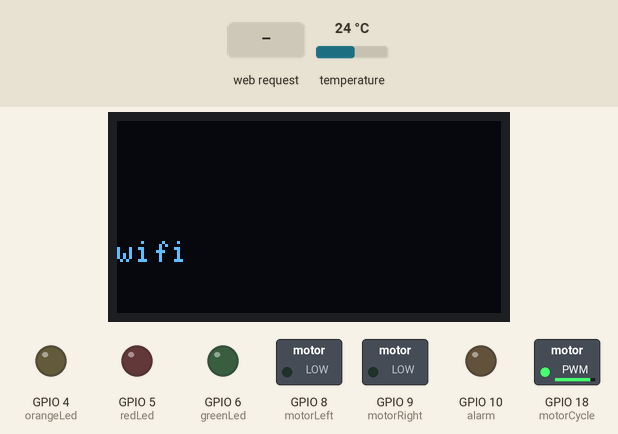
The sketch below on a simulated ESP32-S3. Parts: 128×64 one-colour display, switched loads named in the sketch (green lamp = pin HIGH), output pins drawn as LEDs (lit = HIGH). Inputs (shaded band) come from the test bench; at power-on: temperature 24 °C. The OLED is the two-colour kind (top 16 rows yellow); WiFi joins after 1.5 s; servers stay silent unless stated; uploads are accepted with an empty reply; EEPROM starts erased; what the sketch prints to the serial monitor is not drawn.

Above: at 1.2 s.
1.3 s: HTTP request GET /get?ssid=1&password=1 received
At 4.2 s:
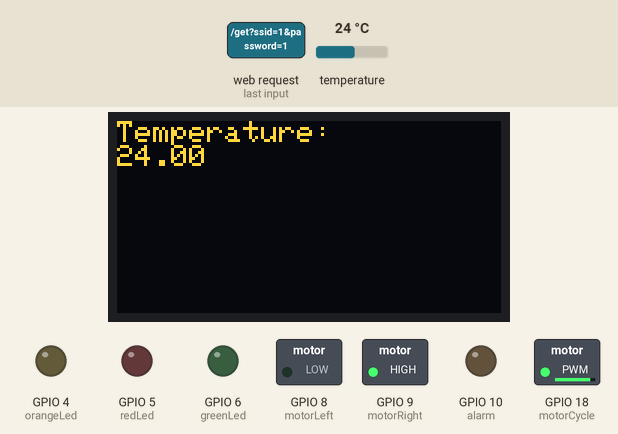
4.3 s: temperature set to 12 °C
At 6.5 s:
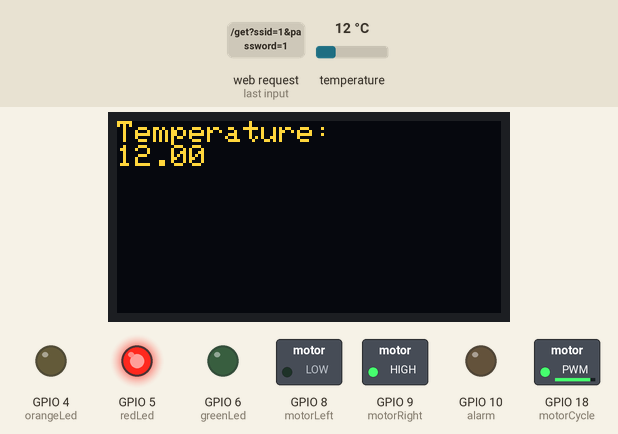
6.8 s: temperature set to 19 °C
8.4 s: temperature set to 28 °C
At 9.2 s:
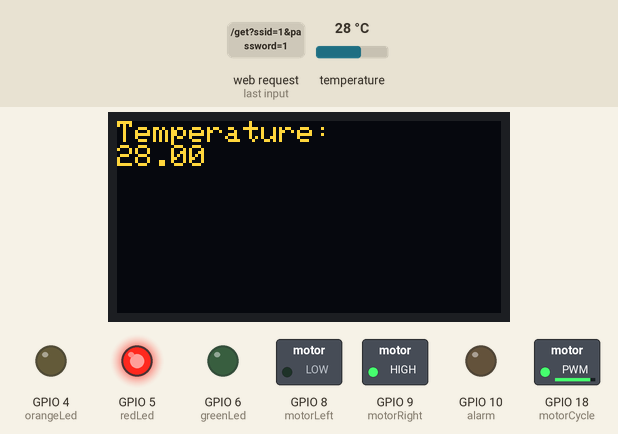
Timing chart, 0 to 11.4 s (numbered marks = the images above; inputs shaded):
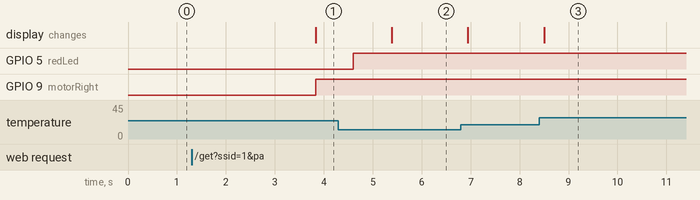

Measured:
- after the input at 1.3 s, GPIO 9 (motorRight): LOW → HIGH after 2.5 s; the display: changes after 2.5 s (image 1)
- after the input at 4.3 s, the display: changes after 1.1 s (image 2)
- after the input at 8.4 s, the display: changes after 0.10 s (image 3)

The sketch:

NOBUTTONSafiFinalSept.ino
```cpp
//for temp sensor
#include <OneWire.h>
#include <DallasTemperature.h>
//general libraries
#include "Arduino.h"
#include <Wire.h>
//for display
#include <Adafruit_GFX.h>
#include <Adafruit_SSD1306.h>
//#include <Preferences.h> // for the instance counter
//for wifi and http
#include <WiFi.h>
#include <HTTPClient.h>

// For captive portal, all code from here until pin assignment is for captive portal to avoid confusion
#include <DNSServer.h>
#include <AsyncTCP.h>
#include "ESPAsyncWebServer.h"
#include <Preferences.h>

Preferences preferences;
DNSServer dnsServer;
AsyncWebServer server(80);

//for sending data
bool sentinitial = false;
bool sentfinal = false;


// for wifi timer
unsigned long startTime;

String ssid;
String password;
bool is_setup_done = false;
bool valid_ssid_received = false;
bool valid_password_received = false;
bool wifi_timeout = false;

const char index_html[] PROGMEM = R"rawliteral(
<!DOCTYPE HTML><html><head>
  <title>Captive Portal Demo</title>
  <meta name="viewport" content="width=device-width, initial-scale=1">
  </head><body>
  <h3>SAFI</h3>
  <br><br>
  <form action="/get">
    <br>
    SSID: <input type="text" name="ssid">
    <br>
    Password: <input type="text" name="password">
    <input type="submit" value="Submit">
  </form>
</body></html>)rawliteral";

class CaptiveRequestHandler : public AsyncWebHandler {
  public:
    CaptiveRequestHandler() {}
    virtual ~CaptiveRequestHandler() {}

    bool canHandle(AsyncWebServerRequest *request) {
      //request->addInterestingHeader("ANY");
      return true;
    }

    void handleRequest(AsyncWebServerRequest *request) {
      request->send_P(200, "text/html", index_html);
    }
};

void setupServer() {
  server.on("/", HTTP_GET, [](AsyncWebServerRequest * request) {
    request->send_P(200, "text/html", index_html);
    Serial.println("Client Connected");
  });

  server.on("/get", HTTP_GET, [] (AsyncWebServerRequest * request) {
    String inputMessage;
    String inputParam;

    if (request->hasParam("ssid")) {
      inputMessage = request->getParam("ssid")->value();
      inputParam = "ssid";
      ssid = inputMessage;
      Serial.println(inputMessage);
      valid_ssid_received = true;
    }

    if (request->hasParam("password")) {
      inputMessage = request->getParam("password")->value();
      inputParam = "password";
      password = inputMessage;
      Serial.println(inputMessage);
      valid_password_received = true;
    }
    request->send(200, "text/html", "The values entered by you have been successfully sent to the device. It will now attempt WiFi connection");
  });
}

void WiFiSoftAPSetup()
{
  WiFi.mode(WIFI_AP);
  WiFi.softAP("esp-captive");
  Serial.print("AP IP address: "); Serial.println(WiFi.softAPIP());
}

void WiFiStationSetup(String rec_ssid, String rec_password)
{
  wifi_timeout = false;
  WiFi.mode(WIFI_STA);
  char ssid_arr[20];
  char password_arr[20];
  rec_ssid.toCharArray(ssid_arr, rec_ssid.length() + 1);
  rec_password.toCharArray(password_arr, rec_password.length() + 1);
  Serial.print("Received SSID: "); Serial.println(ssid_arr); Serial.print("And password: "); Serial.println(password_arr);
  WiFi.begin(ssid_arr, password_arr);

  uint32_t t1 = millis();
  while (WiFi.status() != WL_CONNECTED) {
    //delay(2000);
    Serial.print(".");
    if (millis() - t1 > 30000) //50 seconds elapsed connecting to WiFi
    {
      Serial.println();
      Serial.println("Timeout connecting to WiFi. The SSID and Password seem incorrect.");
      valid_ssid_received = false;
      valid_password_received = false;
      is_setup_done = false;
      preferences.putBool("is_setup_done", is_setup_done);
      startTime = millis();

      StartCaptivePortal();
      wifi_timeout = true;
      break;
    }
  }

  if (!wifi_timeout)
  {
    is_setup_done = true;
    Serial.println("");  Serial.print("WiFi connected to: "); Serial.println(rec_ssid);
    Serial.print("IP address: ");  Serial.println(WiFi.localIP());
    preferences.putBool("is_setup_done", is_setup_done);
    preferences.putString("rec_ssid", rec_ssid);
    preferences.putString("rec_password", rec_password);
  }
}

void StartCaptivePortal() {
  Serial.println("Setting up AP Mode");
  WiFiSoftAPSetup();
  Serial.println("Setting up Async WebServer");
  setupServer();
  Serial.println("Starting DNS Server");
  dnsServer.start(53, "*", WiFi.softAPIP());
  server.addHandler(new CaptiveRequestHandler()).setFilter(ON_AP_FILTER);//only when requested from AP
  server.begin();
  dnsServer.processNextRequest();
}

//Assigning and configuring pins for temp sensor on ESP32
const int oneWireBus = 3;
OneWire oneWire(oneWireBus);
DallasTemperature sensors(&oneWire);

//Assigning correct pins motor connections on ESP32
#define motorRight 9
#define motorLeft 8
#define motorCycle 18

//Setting PWM properties for pin 18(motorCycle)
const int freq = 30000;
const int pwmChannel = 0;
const int resolution = 8;

//duty cycle for motor
int dutyCycle = 225;

// assignning correct pins for LED's
#define orangeLed 4
#define greenLed 6
#define redLed 5

// Alarm Pin
#define alarm 10

//Defining for screen
#define SCREEN_WIDTH 128
#define SCREEN_HEIGHT 64
#define I2C_SDA 0
#define I2C_SCL 1
#define OLED_RESET     -1 //or reset pin number depending on esp32
#define SCREEN_ADDRESS 0x3C //could also be 0x3C, depending on reference number will have to test
Adafruit_SSD1306 display(SCREEN_WIDTH, SCREEN_HEIGHT, &Wire, OLED_RESET);


// Button aasignment
#define wifiswitch 20

// Bool values for different modes
volatile int state = 1;
const int wifiMode = 1;

// For Interrupt deboucning
volatile unsigned long buttonPressTime = 0;
volatile unsigned long lastbuttonPressTime = 0;
const unsigned long minimumPressDuration = 50;

// Cleaning mode temperature (when reached cleaning is complete)
const int cleanTemp = 100;

//main timer
int timerCount = 15;

// Temp and pasturization status
const int pasturizeTemp = 72;
bool pasturizeComplete = false;
float currentTemperature = 0;
//so we can post highest temp to google sheet
float highestTemperature = 0.0;

// For waiting to subtract from time without delay
long lasttime1 = 0;

//constants that we change per each device for posting to google sheet
const char * location = "Kigali";
const char * deviceid = "safi001";

// For Alarm
unsigned int numTimesOnOff = 0;
unsigned int maxNumTimesOnOff = 3;
unsigned long intervalOn = 1000;     // 1 second ON time
unsigned long intervalOff = 500;    // 0.5 second OFF time
unsigned long previousMillis = 0;
boolean alarmState = false;

// for updating sheet on board memory
int instance = 0;
int capacity = 10;
int sizei = 0;
int sizef = 0;
 String datainitial[10];
 String datafinal[10];
int currentPosi = 0;
int currentPosf = 0;


// for posting to google sheet
String GOOGLE_SCRIPT_ID = "AKfycby8qEjGmqoiqgYqhdEH-eoDNpJINy6kyZamg-eyA4TZtmxyFB_Jtm8YCWKsgVJipR6SVw";

const char * root_ca=\
"-----BEGIN CERTIFICATE-----\n" \
"MIIFVzCCAz+gAwIBAgINAgPlk28xsBNJiGuiFzANBgkqhkiG9w0BAQwFADBHMQsw\n" \
"CQYDVQQGEwJVUzEiMCAGA1UEChMZR29vZ2xlIFRydXN0IFNlcnZpY2VzIExMQzEU\n" \
"MBIGA1UEAxMLR1RTIFJvb3QgUjEwHhcNMTYwNjIyMDAwMDAwWhcNMzYwNjIyMDAw\n" \
"MDAwWjBHMQswCQYDVQQGEwJVUzEiMCAGA1UEChMZR29vZ2xlIFRydXN0IFNlcnZp\n" \
"Y2VzIExMQzEUMBIGA1UEAxMLR1RTIFJvb3QgUjEwggIiMA0GCSqGSIb3DQEBAQUA\n" \
"A4ICDwAwggIKAoICAQC2EQKLHuOhd5s73L+UPreVp0A8of2C+X0yBoJx9vaMf/vo\n" \
"27xqLpeXo4xL+Sv2sfnOhB2x+cWX3u+58qPpvBKJXqeqUqv4IyfLpLGcY9vXmX7w\n" \
"Cl7raKb0xlpHDU0QM+NOsROjyBhsS+z8CZDfnWQpJSMHobTSPS5g4M/SCYe7zUjw\n" \
"TcLCeoiKu7rPWRnWr4+wB7CeMfGCwcDfLqZtbBkOtdh+JhpFAz2weaSUKK0Pfybl\n" \
"qAj+lug8aJRT7oM6iCsVlgmy4HqMLnXWnOunVmSPlk9orj2XwoSPwLxAwAtcvfaH\n" \
"szVsrBhQf4TgTM2S0yDpM7xSma8ytSmzJSq0SPly4cpk9+aCEI3oncKKiPo4Zor8\n" \
"Y/kB+Xj9e1x3+naH+uzfsQ55lVe0vSbv1gHR6xYKu44LtcXFilWr06zqkUspzBmk\n" \
"MiVOKvFlRNACzqrOSbTqn3yDsEB750Orp2yjj32JgfpMpf/VjsPOS+C12LOORc92\n" \
"wO1AK/1TD7Cn1TsNsYqiA94xrcx36m97PtbfkSIS5r762DL8EGMUUXLeXdYWk70p\n" \
"aDPvOmbsB4om3xPXV2V4J95eSRQAogB/mqghtqmxlbCluQ0WEdrHbEg8QOB+DVrN\n" \
"VjzRlwW5y0vtOUucxD/SVRNuJLDWcfr0wbrM7Rv1/oFB2ACYPTrIrnqYNxgFlQID\n" \
"AQABo0IwQDAOBgNVHQ8BAf8EBAMCAYYwDwYDVR0TAQH/BAUwAwEB/zAdBgNVHQ4E\n" \
"FgQU5K8rJnEaK0gnhS9SZizv8IkTcT4wDQYJKoZIhvcNAQEMBQADggIBAJ+qQibb\n" \
"C5u+/x6Wki4+omVKapi6Ist9wTrYggoGxval3sBOh2Z5ofmmWJyq+bXmYOfg6LEe\n" \
"QkEzCzc9zolwFcq1JKjPa7XSQCGYzyI0zzvFIoTgxQ6KfF2I5DUkzps+GlQebtuy\n" \
"h6f88/qBVRRiClmpIgUxPoLW7ttXNLwzldMXG+gnoot7TiYaelpkttGsN/H9oPM4\n" \
"7HLwEXWdyzRSjeZ2axfG34arJ45JK3VmgRAhpuo+9K4l/3wV3s6MJT/KYnAK9y8J\n" \
"ZgfIPxz88NtFMN9iiMG1D53Dn0reWVlHxYciNuaCp+0KueIHoI17eko8cdLiA6Ef\n" \
"MgfdG+RCzgwARWGAtQsgWSl4vflVy2PFPEz0tv/bal8xa5meLMFrUKTX5hgUvYU/\n" \
"Z6tGn6D/Qqc6f1zLXbBwHSs09dR2CQzreExZBfMzQsNhFRAbd03OIozUhfJFfbdT\n" \
"6u9AWpQKXCBfTkBdYiJ23//OYb2MI3jSNwLgjt7RETeJ9r/tSQdirpLsQBqvFAnZ\n" \
"0E6yove+7u7Y/9waLd64NnHi/Hm3lCXRSHNboTXns5lndcEZOitHTtNCjv0xyBZm\n" \
"2tIMPNuzjsmhDYAPexZ3FL//2wmUspO8IFgV6dtxQ/PeEMMA3KgqlbbC1j+Qa3bb\n" \
"bP6MvPJwNQzcmRk13NfIRmPVNnGuV/u3gm3c\n" \
"-----END CERTIFICATE-----\n";

WiFiClientSecure client;


//the function tempCheck does the checking to see if 73 celcius has been acheived
// every second and returns true or false based on this, use this function to determine when to start pasturizing
bool tempCheck(int temp)
{
  sensors.requestTemperatures();
  float tempC = sensors.getTempCByIndex(0);
  if(tempC>temp)
  {
    return true;
  }
  else
  {
    digitalWrite(redLed,HIGH);
    digitalWrite(orangeLed, LOW);
    return false;
  }
}

// clears the temp on display
void cleartemp(){
  int y =0;
  int x = 0;
  for (y=8; y<=16; y++)
      {
       for (x=0; x<127; x++)
       {
        display.drawPixel(x, y, BLACK);
       }
      }
}

// clears the word "Temperature:" on display once pasturized so we can display new text
void cleartempline(){
  int y =0;
  int x = 0;
  for (y=40; y<=46; y++)
      {
       for (x=0; x<127; x++)
       {
        display.drawPixel(x, y, BLACK);
       }
      }
}

// clears the time on display
void cleartime(){
  int y =0;
  int x = 0;
  for (y=48; y<=56; y++)
      {
       for (x=0; x<127; x++)
       {
        display.drawPixel(x, y, BLACK);
       }
      }
}

// Display text on the screen
void displaytext(const char* text){
  cleartime(); // clears the time everytime so no flicker
  cleartempline();
  display.setCursor(0, 40); // can edit position later (x,y) coordinate
  display.println(text);
  display.display();
}

// Displays the temperature to the display, also stores highest temp so we can post later
void displayTemp() {
  sensors.requestTemperatures();
  float currentTemperature = sensors.getTempCByIndex(0);
  //sets the highest temp
  if (currentTemperature > highestTemperature)
  {
    highestTemperature = currentTemperature;
  }

  cleartemp(); // clears the temp everytime so no flicker
  display.setCursor(0, 0); // starts at top left corner
  display.println("Temperature:");
  display.println(currentTemperature);
  display.display();
}

// Displays the countdown until pasturization, and displays pasturization when complete
void displaycountdown() {

if (timerCount > 0) {
  // calculate seconds and display countdown
  cleartime(); // clears the time everytime so no flicker
  display.setCursor(0, 40); // can edit position later (x,y) coordinate
  display.println("Time Remaining:");
  display.println(timerCount);

  display.display();

}
else {
  cleartime(); // clears the time everytime so no flicker
  cleartempline();
  display.setCursor(0, 40); // can edit position later (x,y) coordinate
  display.println("Pasteurization Complete");
  display.display();
  }

}

void displayend(){
  display.clearDisplay();
  display.setCursor(0, 0); // starts at top left corner
  display.println("Device ID: ");
  display.println(deviceid);


  display.setCursor(0, 40); // can edit position later (x,y) coordinate
  display.println("Instance: ");
  display.println(instance);


  display.display();

}

//afterPasturize funtion activates when milk has been above 73 degrees for 15 seconds while being stirred using a flag
// the function sounds a beeping sound and turns orange, red led off and green led on
void afterPasturize(){
  // After pasturization is complete, sound alarm and LED
  if(pasturizeComplete == true){

    if (!sentfinal){
      updatesheetfinal();
      sentfinal = true;
    }

    displayend();
    digitalWrite(orangeLed,LOW);
    digitalWrite(greenLed,HIGH);
    unsigned long currentMillis = millis();

    if (numTimesOnOff < maxNumTimesOnOff) {
      if (!alarmState && (currentMillis - previousMillis >= intervalOff)) {
        // Turn the alarm on
        alarmState = true;
        tone(alarm, 3000);
        previousMillis = currentMillis;
      } else if (alarmState && (currentMillis - previousMillis >= intervalOn)) {
        // Turn the alarm off
        alarmState = false;
        noTone(alarm);
        previousMillis = currentMillis;
        numTimesOnOff++;
    }
  }
}
}

void dopasturize(){
  if (pasturizeComplete == false){
    if (!sentinitial){
      updatesheetinitial();
      sentinitial = true;
    }


  //Always display temp
  displayTemp();
  digitalWrite(motorRight, HIGH);
  digitalWrite(motorLeft, LOW);

  // Check temp, if true then start countdown
  if (tempCheck(pasturizeTemp) == true){

  // Set LED's
  digitalWrite(orangeLed,HIGH);
  digitalWrite(redLed,LOW);

  // Display coutndown to dispaly
  displaycountdown();
  long time1 = millis();

  // Subtract one second after a second has passed
  if (time1 - lasttime1 > 1000){
    lasttime1 = time1;
    timerCount -= 1;
  }

  // If timer complete set pasturize
  if (timerCount == 0){
     pasturizeComplete = true;
    }
  } else{
  timerCount = 15; // If temp ever falls below 73 celcius timerCount is reset to 0 and will continue checking

    }
  }

}


void IRAM_ATTR wifiISR() {
    buttonPressTime = millis();

    if(buttonPressTime - lastbuttonPressTime > minimumPressDuration){
      state = 0;
      state = 1;
      lastbuttonPressTime = buttonPressTime;
      display.clearDisplay();
      }

}

void wifi(){

  if (!is_setup_done && millis() - startTime < 30000)
  {
    StartCaptivePortal();
  }
  else if(!is_setup_done) {
    return;
  }
  else{
    Serial.println("Using saved SSID and Password to attempt WiFi Connection!");
    Serial.print("Saved SSID is ");Serial.println(ssid);
    Serial.print("Saved Password is ");Serial.println(password);
    WiFiStationSetup(ssid, password);
  }

  while (!is_setup_done && millis() - startTime < 30000)
  {
    dnsServer.processNextRequest();
    delay(10);
    if (valid_ssid_received && valid_password_received)
    {
      Serial.println("Attempting WiFi Connection!");
      WiFiStationSetup(ssid, password);
    }
  }
  display.clearDisplay();
  Serial.println("All Done!");
}

// for sending data to the google sheet
void sendData(String params) {
   HTTPClient http;
   String url="https://script.google.com/macros/s/"+GOOGLE_SCRIPT_ID+"/exec?"+params;
   Serial.print(url);
    Serial.print("Making a request");
    http.begin(url, root_ca); //Specify the URL and certificate
    int httpCode = http.GET();
    http.end();
    Serial.println(": done "+httpCode);
}

// will be called when pasturization started
void updatesheetinitial(){
  //each time the pasturize function is called the instance is updated once
  instance++;
  // Write the new value to preferences
  Preferences preferences;
  preferences.begin("myApp", false);
  preferences.putInt("instance", instance);
  preferences.end();
  // Print the current value
  Serial.print("Current value: ");
  Serial.println(instance);

  String device_id(deviceid);
  String location_(location);
  String maxtemp_(highestTemperature);
  String instance_(instance);

  const String params = "deviceid=" + device_id + "&location=" + location_ + "&status=not-pasturized&maxtemp=" + maxtemp_ + "&instance=" + instance_;
  if(sizei < capacity){
  datainitial[sizei] = params;
  sizei++;
  } else{
    // Replace the oldest params in the circular buffer
    datainitial[currentPosi] = params;
    currentPosi = (currentPosi + 1); // Move to the next position in the circular buffer
     if(currentPosi == 10){
      currentPosi = 0;
    }
  }

  preferences.begin("myApp", false);
  for (int i = 0; i < sizei; i++) {
    const char* params = "datainitial_" + i;
    preferences.putString(params, datainitial[i] );
  }
  preferences.putInt("sizei", sizei);
  preferences.putInt("currentPosi", currentPosi);
  preferences.end();

  // send inital data
   if (WiFi.status() == WL_CONNECTED) {

     for (int i = 0; i < sizei; i++){
       String params = datainitial[i];
       sendData(params);
     }
    for (int i = sizei; i >= 0; i--) {
        sizei = i;
     }
        currentPosi = 0;
        Preferences preferences;
        preferences.begin("myApp", false);
        preferences.putInt("currentPosi", currentPosi);
        preferences.putInt("sizei", sizei);
        preferences.end();
  } else {
    Serial.println("WiFi not connected");
  }
}

// called in after pasturization, so only when it is done
void updatesheetfinal(){
String device_id(deviceid);
  String location_(location);
  String maxtemp_(highestTemperature);
  String instance_(instance);

  const String params = "deviceid=" + device_id + "&location=" + location_ + "&status=pasturized&maxtemp=" + maxtemp_ + "&instance=" + instance_;
  if(sizef < capacity){
  datafinal[sizef] = params;
  sizef++;
  } else{
    // Replace the oldest params in the circular buffer
    datafinal[currentPosf] = params;
    currentPosf = (currentPosf + 1); // Move to the next position in the circular buffer
    if(currentPosf == 10){
      currentPosf = 0;
    }
  }
  Preferences preferences;
  preferences.begin("myApp", false);
  for (int i = 0; i < sizef; i++) {
    const char* params = "datafinal_" + i;
    preferences.putString(params, datafinal[i]);
  }
  preferences.putInt("sizef", sizef);
  preferences.putInt("currentPosf", currentPosf);
  preferences.end();

  // send final data
   if (WiFi.status() == WL_CONNECTED) {
     for (int i = 0; i < sizef; i++){
        String params = datafinal[i];
       sendData(params);
     }
    for (int i = sizef; i >= 0; i--) {
        sizef = i;
     }
        currentPosf = 0;
        Preferences preferences;
        preferences.begin("myApp", false);
        preferences.putInt("currentPosf", currentPosf);
        preferences.putInt("sizef", sizef);
        preferences.end();
  } else {
    Serial.println("WiFi not connected");
  }
}

void pasturize(){

  // start and finish the pasturization process
  dopasturize();

  // Alarm and LED after pasturize
  afterPasturize();

}

void setup() {
// Setting LED pin modes
pinMode(orangeLed,OUTPUT);
pinMode(redLed,OUTPUT);
pinMode(greenLed,OUTPUT);

// Setting motor pin modes
pinMode(motorRight, OUTPUT);
pinMode(motorLeft, OUTPUT);
pinMode(motorCycle, OUTPUT);

// Alarm pin mode
pinMode(alarm, OUTPUT);

//Activates temp sensor
sensors.begin();

//Treats motor as an LED using PWM to control the duty cycle at which voltage is given, which controls speed of motor
ledcSetup(pwmChannel, freq, resolution); //Sets up a PWM channel
ledcAttachPin(motorCycle, pwmChannel); // Assigns PWM channel to the correct pin
ledcWrite(pwmChannel, dutyCycle); // Sets the duty cycle at which channel will run at, sets motor speed

// Serial.begin, for debugging
Serial.begin(115200);

//Initiializing display
Wire.begin(I2C_SDA, I2C_SCL);
display.begin(SSD1306_SWITCHCAPVCC, SCREEN_ADDRESS); //initialize the OLED display
display.clearDisplay();
display.setTextSize(1.75); // depening on how big we want text, pixel scale
display.setTextColor(SSD1306_WHITE);

// interuppt for wifi
//attachInterrupt(digitalPinToInterrupt(wifiswitch), wifiISR, FALLING);

// Button for interrupts
//pinMode(wifiswitch, INPUT_PULLUP);

// pretty sure this goes here, for the captive portal
preferences.begin("my-pref", false);
is_setup_done = preferences.getBool("is_setup_done", false);
ssid = preferences.getString("rec_ssid", "Sample_SSID");
password = preferences.getString("rec_password", "abcdefgh");

Preferences preferences;
  preferences.begin("myApp", false);

  instance = preferences.getInt("instance", 0);
  sizei = preferences.getInt("sizei", 0);
  sizef = preferences.getInt("sizef", 0);
  for (int i = 0; i < capacity; i++) {
    const char* params = "datainitial_" + i;
    datainitial[i] = preferences.getString(params," ");
  }
  for (int i = 0; i < capacity; i++) {
    const char* params = "datafinal_" + i;
    datafinal[i] = preferences.getString(params, " ");
  }
  currentPosi = preferences.getInt("currentPosi", 0);
  currentPosf = preferences.getInt("currentPosf", 0);

  preferences.end();

}

void loop() {

if(state == wifiMode){
  startTime = millis();
  displaytext("wifi");
  wifi();

  state = 0;
}

pasturize();

}
```
